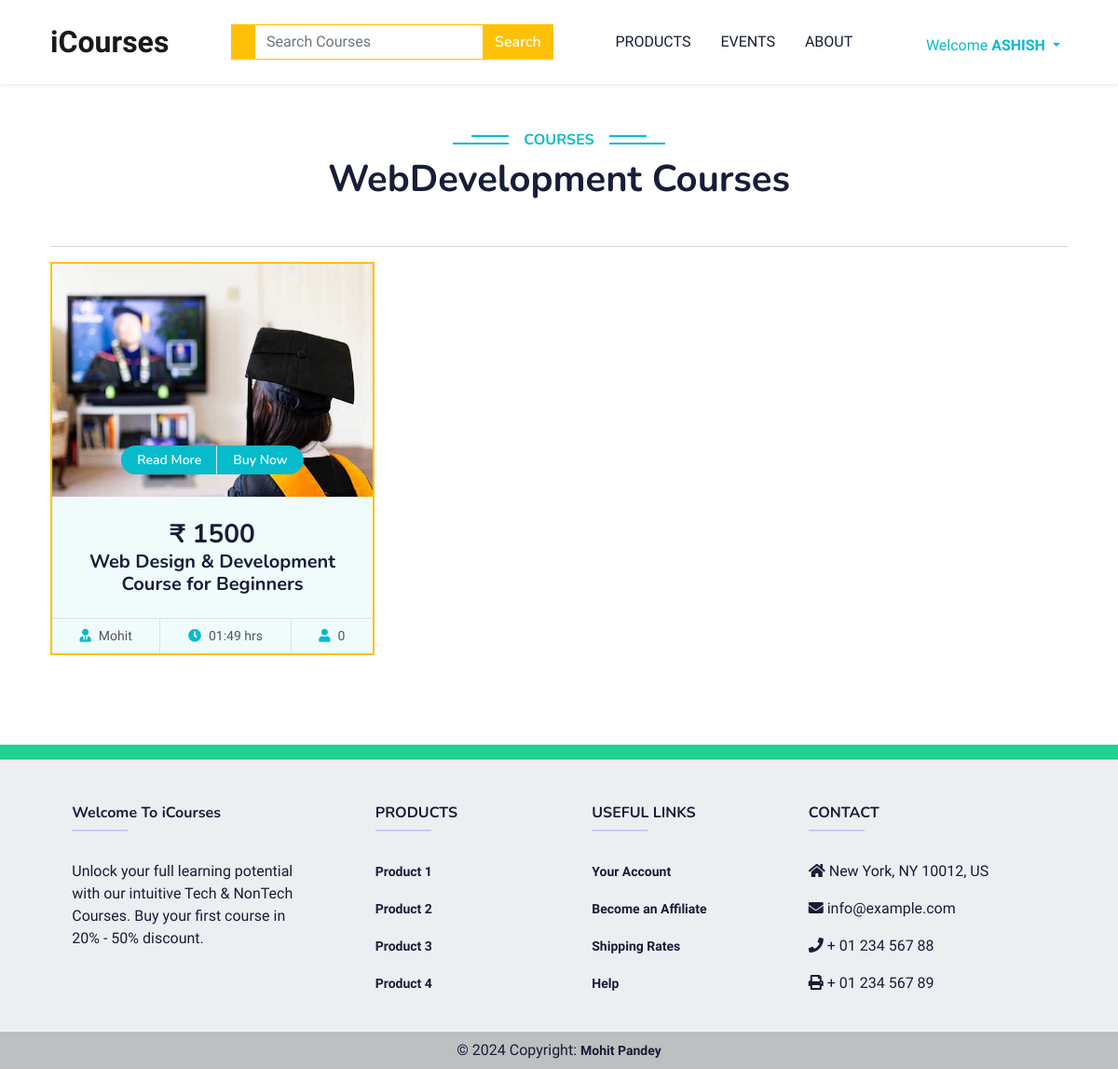
Page /courses/1 (signed in) on the earlier database version.
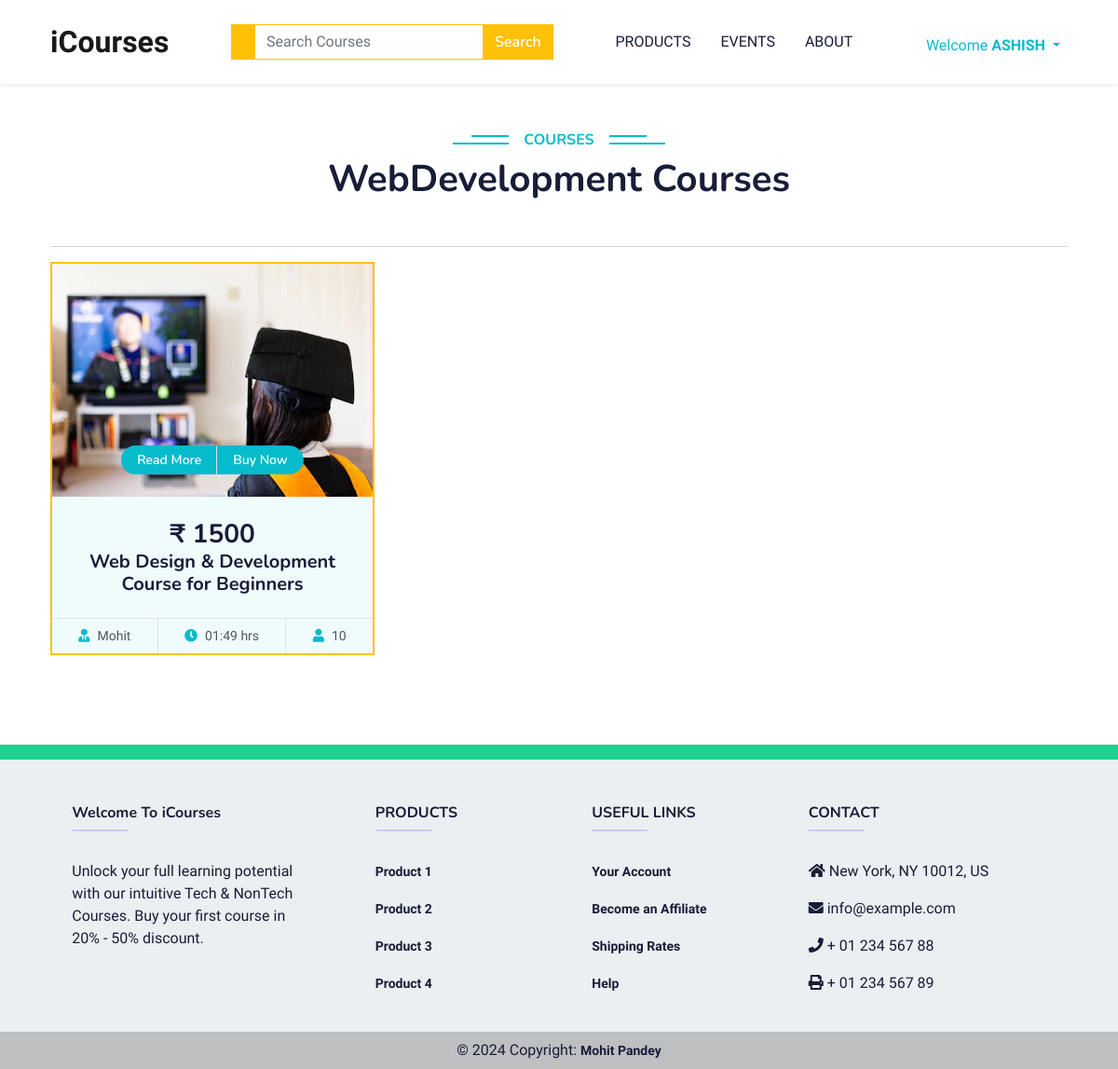
Same page on the later database version.
### home/models.py (models this page shows, shortened)
class Course(models.Model):
    coursePicture = models.ImageField(upload_to='coursePicture',null=True,blank = True)
    courseFile = models.FileField(upload_to='coursePdf',null=True,blank=True)
    courseCategory = models.ForeignKey(Category, on_delete=models.CASCADE ,null=True,blank=True)
    courseName = models.CharField(max_length = 150,null=True,blank=True)
    coursePrice = models.IntegerField(null=True,blank=True)
    madeBy = models.CharField(max_length = 150,null=True,blank=True)
    courseDuration = models.CharField(max_length = 50)
    studentOnCourse = models.IntegerField(default = 0,editable=False)
    AboutCourse = HTMLField(blank=True)

### home/views.py (the view)
# urls.py: path('courses/<slug:id>',views.CategoryCourses, name='courses'),
def CategoryCourses(request,id):
    try:
        category = Category.objects.get(id=id)
        courses = Course.objects.filter(courseCategory=category)
        context = {'courses': courses, 'category': category}
        return render(request, 'Products/categoryView.html', context)
    except Category.DoesNotExist:
        context = {'error_message': 'Category Courses not found.'}
        return render(request, 'Products/categoryView.html', context)

### home/context_processors.py (called while the page is built)
def user_info(request):
    user_info = None
    if request.user.is_authenticated:
        try:
            user_info = request.user.userprofile  # Assuming UserProfile is related to the User model
        except UserProfile.DoesNotExist:
            pass  # Handle the case where UserProfile doesn't exist for the current user
    return {'user_info': user_info}

### home/Templates/Products/categoryView.html (shortened to what this page needs)
{% extends 'base.html' %}
{% block Css %}
 <link href="https://cdnjs.cloudflare.com/ajax/libs/font-awesome/5.10.0/css/all.min.css" rel="stylesheet" />
 <link href="https://cdn.jsdelivr.net/npm/bootstrap-icons@1.4.1/font/bootstrap-icons.css" rel="stylesheet" />
 <link href="lib/animate/animate.min.css" rel="stylesheet" />
 <link href="lib/owlcarousel/assets/owl.carousel.min.css" rel="stylesheet" />
 <link href="/static/Css/css/bootstrap.min.css" rel="stylesheet" />
 <link href="/static/Css/css/style.css" rel="stylesheet" />
{% endblock %}
{% block body %}
  <div class="container-xxl py-5">
    <div class="container">
      <div class="text-center wow fadeInUp" data-wow-delay="0.1s">
        <h6 class="section-title bg-white text-center text-primary px-3">Courses</h6>
        <h1 class="mb-5">{{category.categoryName}} Courses</h1>
      </div>
      <hr>
      <div class="row g-4 justify-content-start">
        {% for course in courses %}
          <div class="col-lg-4 col-md-6 wow fadeInUp" data-wow-delay="0.1s">
            <div class="course-item border border-warning border-2 bg-light">
              <div class="position-relative overflow-hidden">
                {% if course.coursePicture %}
                  <img src="{{ course.coursePicture.url }}" height="250px" class="card-img-top" alt="{{ course.courseName }}" />
                {% else %}
                  <img src="/static/Images/cat-4.jpg" height="250px" class="card-img-top" alt="Placeholder" />
                {% endif %}
                <div class="w-100 d-flex justify-content-center position-absolute bottom-0 start-0 mb-4">
                  <a href="/productView/{{ course.id }}" class="flex-shrink-0 btn btn-sm btn-primary px-3 border-end" style="border-radius: 30px 0 0 30px;">Read More</a>
                  <a href="/paymentPage/{{course.id}}" class="flex-shrink-0 btn btn-sm btn-primary px-3" style="border-radius: 0 30px 30px 0;">Buy Now</a>
                </div>
              </div>
              <div class="text-center p-4 pb-0">
                <h3 class="mb-0">₹ {{ course.coursePrice }}</h3>
                <h5 class="mb-4">{{ course.courseName }}</h5>
              </div>
              <div class="d-flex border-top">
                <small class="flex-fill text-center border-end py-2"><i class="fa fa-user-tie text-primary me-2"></i>{{ course.madeBy }}</small>
                <small class="flex-fill text-center border-end py-2"><i class="fa fa-clock text-primary me-2"></i>{{ course.courseDuration }} hrs</small>
                <small class="flex-fill text-center py-2"><i class="fa fa-user text-primary me-2"></i>{{ course.studentOnCourse }}</small>
              </div>
            </div>
          </div>
        {% endfor %}
      </div>
    </div>
  </div>
{% endblock %}

Differences in the rows shown:
changed Course "Web Design & Development Course for Beginners": studentOnCourse "0" → "10"
